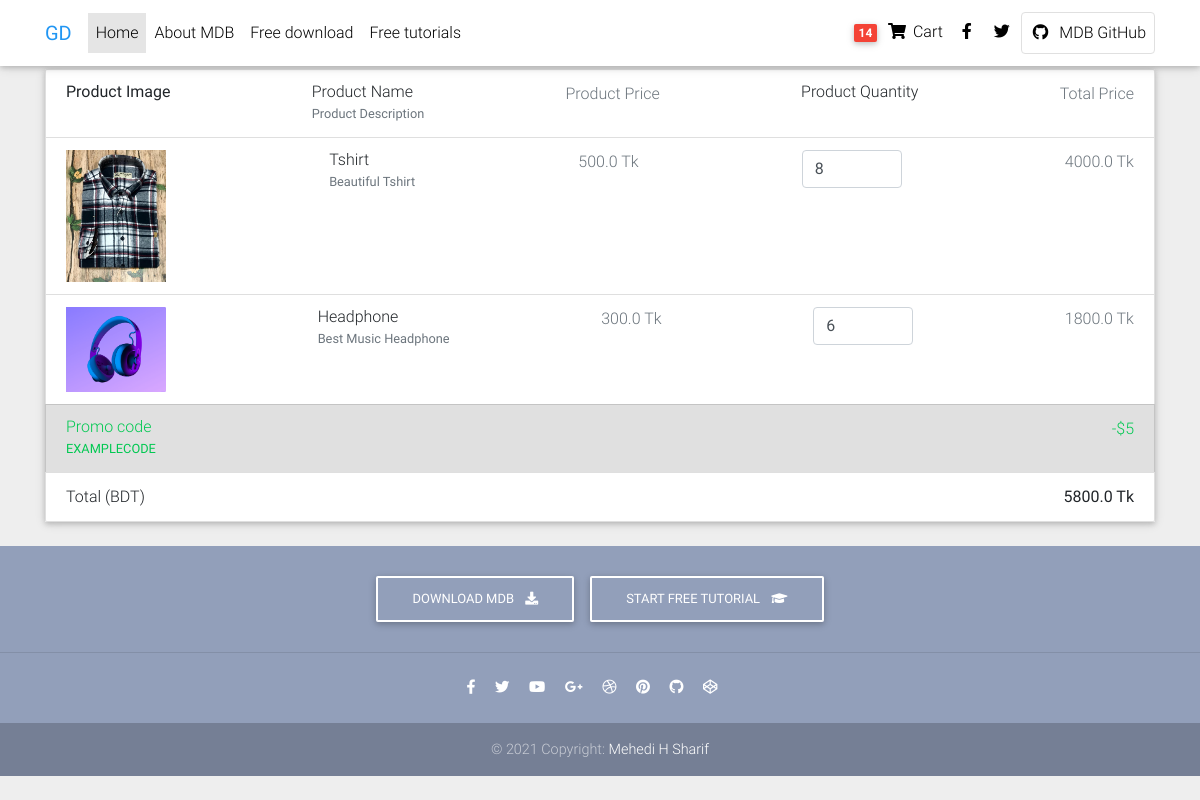
The page /cart/ (signed in) on the database as committed earlier.
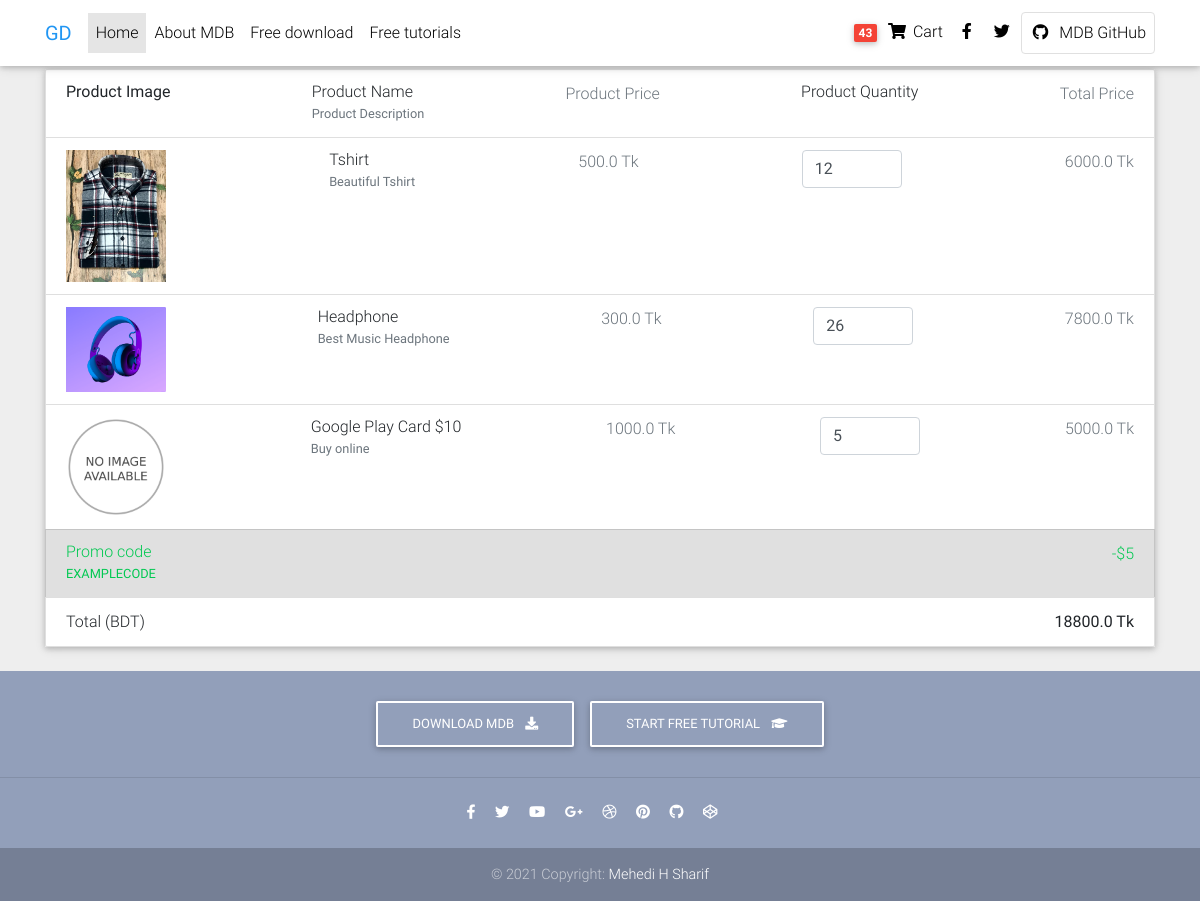
The same page on the database as committed later.
### store/models.py (models this page shows, shortened)
class OrderItem(models.Model):
    product = models.ForeignKey(Product,on_delete=models.SET_NULL,null=True)
    order = models.ForeignKey(Order,on_delete=models.SET_NULL, null= True)
    quantity = models.IntegerField(default=0,null=True,blank=True)
    date_added = models.DateTimeField(auto_now_add=True)
    @property
    def get_total(self):
        total = self.product.price * self.quantity
        return total

class Product(models.Model):
    name = models.CharField(max_length=200,null=True)
    price = models.FloatField()
    digital= models.BooleanField(default=False, null= True, blank= True)
    description = models.CharField(max_length=1000,null=True)
    image = models.ImageField(null=True,blank=True)
    @property
    def imageURL(self):
        try:
            url = self.image.url
        except:
            url = ''
        return url

class Order(models.Model):
    customer = models.ForeignKey(Customer,on_delete=models.SET_NULL,null=True, blank= True)
    date_ordered = models.DateTimeField(auto_now_add=True)
    complete = models.BooleanField(default=False)
    transaction_id = models.CharField(max_length=100,null=True)
    @property
    def get_cart_total(self):
        orderitems =self.orderitem_set.all()
        total = sum([item.get_total for item in orderitems])
        return total
    @property
    def get_cart_items(self):
        orderitems =self.orderitem_set.all()
        total = sum([item.quantity for item in orderitems])
        return total

### store/views.py (the view)
# urls.py: path('cart/', views.cart, name="cart"),
def cart(request):
     if request.user.is_authenticated:
          customer = request.user.customer
          order,created =Order.objects.get_or_create(customer = customer, complete = False)
          items = order.orderitem_set.all()
          cartItems = order.get_cart_items
     else:
          items =[]
          order = {'get_cart_total':0,'get_cart_items':0}
          cartItems = order['get_cart_items']
     context = {'items':items, 'order':order,'cartItems': cartItems}
     return render(request, 'store/cart.html', context)

### store/templates/store/cart.html
{% extends 'store/main.html' %}
{% load static %}
{% block content %}
<body class="grey lighten-3">
        <div class="">
          <h4 class="d-flex justify-content-between align-items-center mb-3">
            <span class="text-muted">Your cart</span>
            <span class="badge badge-secondary badge-pill">3</span>
          </h4>
          <ul class="list-group mb-3 z-depth-1">
            <li class="list-group-item d-flex justify-content-between lh-condensed">
              <div><h6 class="my-0"><strong> Product Image</strong></h6></div>
            <div>
              <h6 class="my-0">Product Name</h6>
              <small class="text-muted">Product Description</small>
            </div>
            <span class="text-muted">Product Price</span>
            <div><h6 class="my-0">Product Quantity</h6></div>
            <span class="text-muted">Total Price</span>
          </li>
            {% for item in items %}
            <li class="list-group-item d-flex justify-content-between lh-condensed">
                <div><img src="{{item.product.imageURL}}" alt="" style="width: 100px;"></div>
              <div>
                <h6 class="my-0">{{item.product.name}}</h6>
                <small class="text-muted">{{item.product.description}}</small>
              </div>
              <span class="text-muted">{{item.product.price}} Tk</span>
              <div>
                <input type="number" value="{{item.quantity}}" aria-label="Search" class="form-control" style="width: 100px">
              </div>
              <span class="text-muted">{{item.get_total}} Tk</span>
            </li>
            {% endfor %}
            <li class="list-group-item d-flex justify-content-between bg-light">
              <div class="text-success">
                <h6 class="my-0">Promo code</h6>
                <small>EXAMPLECODE</small>
              </div>
              <span class="text-success">-$5</span>
            </li>
            <li class="list-group-item d-flex justify-content-between">
              <span>Total (BDT)</span>
              <strong>{{order.get_cart_total}} Tk</strong>
            </li>
          </ul>
        </div>
    </div>
</body>
{% endblock content %}

### store/templates/store/main.html (shortened to what this page needs)
<!DOCTYPE html>
{% load static %}
<html lang="en">
<head>
    <link rel="stylesheet" href="https://use.fontawesome.com/releases/v5.11.2/css/all.css">
    <link href="{% static 'css/bootstrap.min.css' %}" rel="stylesheet">
    <link href="{% static 'css/mdb.min.css' %}" rel="stylesheet">
    <link href="{% static 'css/style.min.css' %}" rel="stylesheet">
</head>
<body>
    <nav class="navbar fixed-top navbar-expand-lg navbar-light white scrolling-navbar">
        <div class="container">
            <a class="navbar-brand waves-effect" href="/" >
                <strong class="blue-text">GD</strong>
            </a>
            <div class="collapse navbar-collapse" id="navbarSupportedContent">
                <ul class="navbar-nav mr-auto">
                    <li class="nav-item active">
                        <a class="nav-link waves-effect" href="#">Home
                        </a>
                    </li>
                    <li class="nav-item">
                        <a class="nav-link waves-effect" href="https://mdbootstrap.com/docs/jquery/"
                            target="_blank">About MDB</a>
                    </li>
                    <li class="nav-item">
                        <a class="nav-link waves-effect"
                            href="https://mdbootstrap.com/docs/jquery/getting-started/download/" target="_blank">Free
                            download</a>
                    </li>
                    <li class="nav-item">
                        <a class="nav-link waves-effect" href="https://mdbootstrap.com/education/bootstrap/"
                            target="_blank">Free
                            tutorials</a>
                    </li>
                </ul>
                <ul class="navbar-nav nav-flex-icons">
                    <li class="nav-item">
                        <a href="/cart" class="nav-link waves-effect">
                            <span class="badge red z-depth-1 mr-1"> {{cartItems}} </span>
                            <i class="fas fa-shopping-cart"></i>
                            <span class="clearfix d-none d-sm-inline-block"> Cart </span>
                        </a>
                    </li>
                    <li class="nav-item">
                        <a href="https://www.facebook.com/mdbootstrap" class="nav-link waves-effect" target="_blank">
                            <i class="fab fa-facebook-f"></i>
                        </a>
                    </li>
                    <li class="nav-item">
                        <a href="https://twitter.com/MDBootstrap" class="nav-link waves-effect" target="_blank">
                            <i class="fab fa-twitter"></i>
                        </a>
                    </li>
                    <li class="nav-item">
                        <a href="https://github.com/mdbootstrap/bootstrap-material-design"
                            class="nav-link border border-light rounded waves-effect" target="_blank">
                            <i class="fab fa-github mr-2"></i>MDB GitHub
                        </a>
                    </li>
                </ul>
            </div>
        </div>
    </nav>
    <div class="container">
        <br>
        {% block content %}
        {% endblock content %}
  <footer class="page-footer text-center font-small mt-4 wow fadeIn">
    <div class="pt-4">
      <a class="btn btn-outline-white" href="https://mdbootstrap.com/docs/jquery/getting-started/download/" target="_blank"
        role="button">Download MDB
        <i class="fas fa-download ml-2"></i>
      </a>
      <a class="btn btn-outline-white" href="https://mdbootstrap.com/education/bootstrap/" target="_blank" role="button">Start
        free tutorial
        <i class="fas fa-graduation-cap ml-2"></i>
      </a>
    </div>
    <hr class="my-4">
    <div class="pb-4">
      <a href="https://www.facebook.com/mdbootstrap" target="_blank">
        <i class="fab fa-facebook-f mr-3"></i>
      </a>
      <a href="https://twitter.com/MDBootstrap" target="_blank">
        <i class="fab fa-twitter mr-3"></i>
      </a>
      <a href="https://www.youtube.com/watch?v=7MUISDJ5ZZ4" target="_blank">
        <i class="fab fa-youtube mr-3"></i>
      </a>
      <a href="https://plus.google.com/u/0/b/107863090883699620484" target="_blank">
        <i class="fab fa-google-plus-g mr-3"></i>
      </a>
      <a href="https://dribbble.com/mdbootstrap" target="_blank">
        <i class="fab fa-dribbble mr-3"></i>
      </a>
      <a href="https://pinterest.com/mdbootstrap" target="_blank">
        <i class="fab fa-pinterest mr-3"></i>
      </a>
      <a href="https://github.com/mdbootstrap/bootstrap-material-design" target="_blank">
        <i class="fab fa-github mr-3"></i>
      </a>
      <a href="http://codepen.io/mdbootstrap/" target="_blank">
        <i class="fab fa-codepen mr-3"></i>
      </a>
    </div>
    <div class="footer-copyright py-3">
      © 2021 Copyright:
      <a href="https://www.facebook.com/MdMehediHSharif/" target="_blank">Mehedi H Sharif </a>
    </div>
  </footer>
</body>
</html>

### store/templates/store/main.html (style rules this page uses)
html, body, header, .carousel { height: 60vh; }

Rows that differ between the two databases and show on the page:
changed OrderItem "Tshirt": quantity "8" → "12"; get_total "4000.0" → "6000.0"
changed OrderItem "Headphone": quantity "6" → "26"; get_total "1800.0" → "7800.0"
added OrderItem: product.imageURL (placeholder picture), product.name "Google Play Card $10", product.description "Buy online", product.price "1000.0", quantity "5", get_total "5000.0"
changed through a linked row, Order: get_cart_total "5800.0" → "18800.0"
Other text that changed with them:
{{ cartItems }}: "14" → "43"
